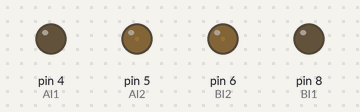
Bench run of a sketch on a simulated Arduino Uno, built with avr-gcc and run on an emulated ATmega328P. On the bench: output pins drawn as LEDs (lit = HIGH).

Above: at 0.05 s.
At 3.95 s:
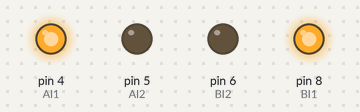
Timing chart, 0 to 5.2 s (numbered marks = the images above):
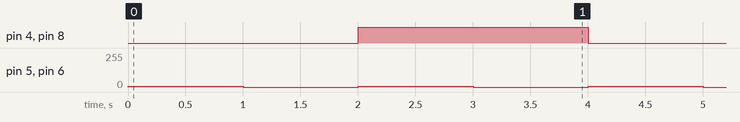

Measured:
- by itself, pin 4 (AI1), pin 8 (BI1): alternates HIGH for 2.0 s and LOW for 2.0 s
- by itself, pin 5 (AI2), pin 6 (BI2): alternates 5/255 for 1.0 s and 0/255 for 1.0 s

The sketch:

DRV8835_test.ino
```cpp
#define AI1 4 //any pin
#define AI2 5 //must be PWM capable pin
#define BI1 8 //any pin
#define BI2 6 //must be PWM capable pin

void setup()
{
pinMode(AI1, OUTPUT);
pinMode(AI2, OUTPUT);
pinMode(BI1, OUTPUT);
pinMode(BI2, OUTPUT);
}

void loop()
{
M1(0, 5);
M2(0, 5);
delay(1000);
M1(0, 0);
M2(0, 0);
delay(1000);
M1(1, 5);
M2(1, 5);
delay(1000);
M1(1, 0);
M2(1, 0);
delay(1000);
}

void M1(boolean dir1, byte spd1)
{
analogWrite(AI2, spd1);
digitalWrite(AI1, dir1);
}

void M2(boolean dir2, byte spd2)
{
analogWrite(BI2, spd2);
digitalWrite(BI1, dir2);
}
```
